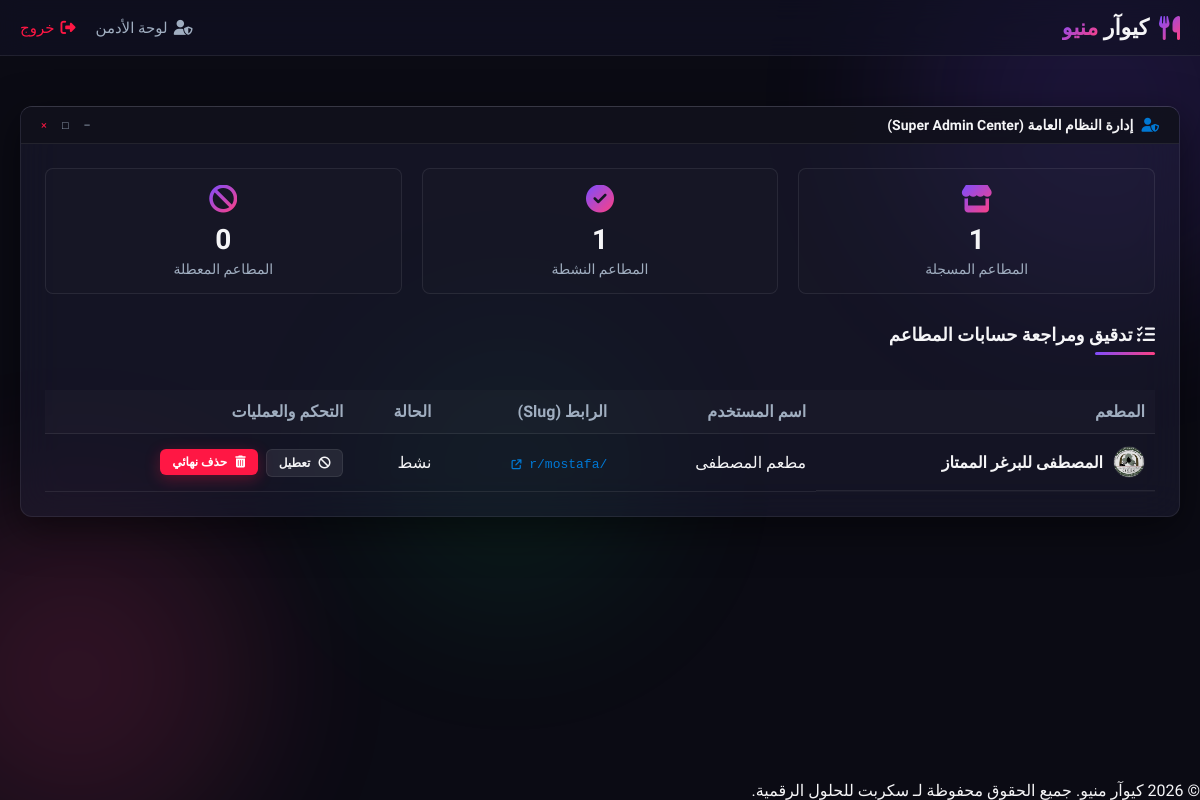
Page /admin (signed in) on the earlier database version.
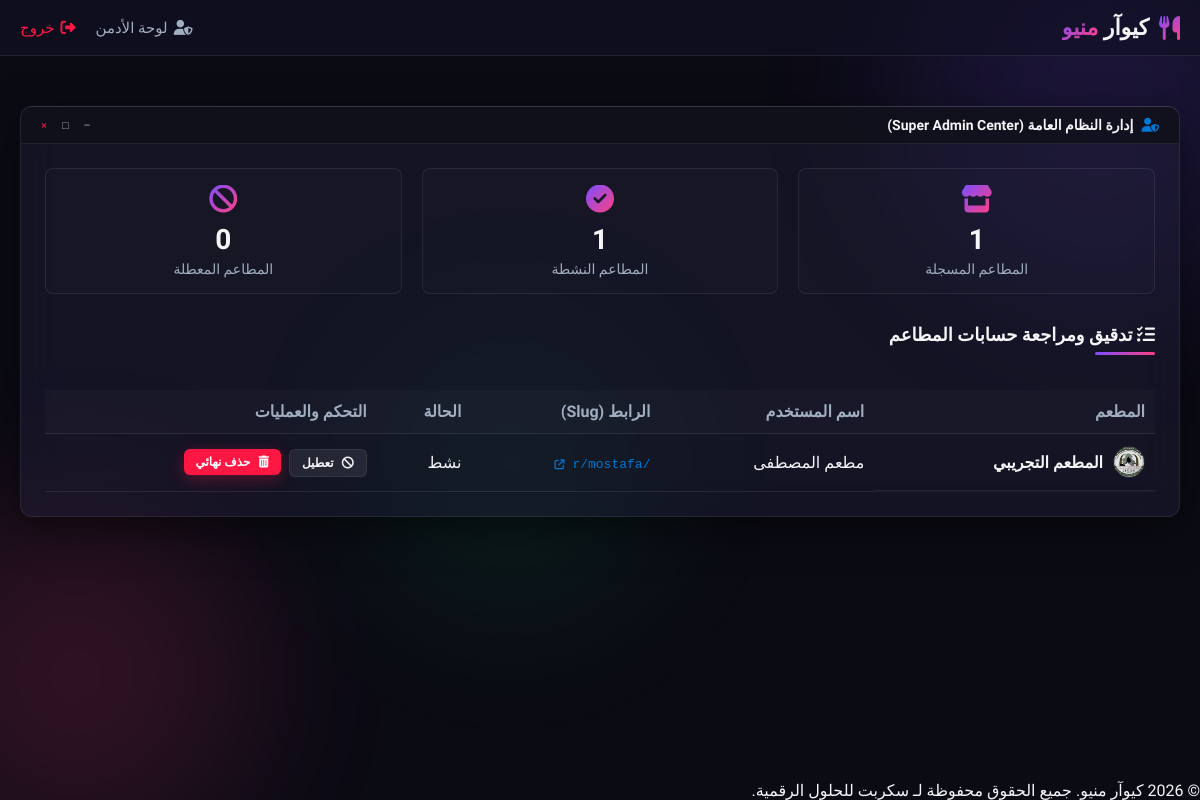
Same page on the later database version.
### tables this page shows
CREATE TABLE restaurants (
        id INTEGER PRIMARY KEY AUTOINCREMENT,
        user_id INTEGER NOT NULL,
        name TEXT NOT NULL,
        slug TEXT UNIQUE NOT NULL,
        logo TEXT,
        status TEXT NOT NULL DEFAULT 'active', theme_name TEXT NOT NULL DEFAULT 'classic_light', theme_primary_color TEXT DEFAULT '#059669', theme_bg_color TEXT DEFAULT '#f8fafc', theme_surface_color TEXT DEFAULT '#ffffff', theme_text_color TEXT DEFAULT '#1e293b', currency TEXT NOT NULL DEFAULT 'IQD', vat_enabled INTEGER DEFAULT 1, vat_percentage REAL DEFAULT 15.0, -- 'active', 'pending', 'inactive'
        FOREIGN KEY (user_id) REFERENCES users(id) ON DELETE CASCADE
    );

CREATE TABLE users (
        id INTEGER PRIMARY KEY AUTOINCREMENT,
        username TEXT UNIQUE NOT NULL,
        password TEXT NOT NULL,
        role TEXT NOT NULL DEFAULT 'restaurant' -- 'admin' or 'restaurant'
    );

### app.py (the view)
@app.route('/admin')
def admin_dashboard():
    if session.get('role') != 'admin':
        flash("غير مصرح لك بدخول هذه الصفحة.", "error")
        return redirect(url_for('index'))
    restaurants = db.get_all_restaurants()
    return render_template('admin.html', restaurants=restaurants)

### database.py (called while the page is built)
def get_db():
    conn = sqlite3.connect(DB_PATH)
    conn.row_factory = sqlite3.Row
    conn.execute("PRAGMA foreign_keys = ON")
    return conn

def get_all_restaurants():
    conn = get_db()
    cursor = conn.cursor()
    cursor.execute("SELECT r.*, u.username FROM restaurants r JOIN users u ON r.user_id = u.id")
    res = cursor.fetchall()
    conn.close()
    return res

### templates/admin.html (shortened to what the changed rows need)
{% extends 'base.html' %}
{% block content %}
<div class="win11-window" style="margin-top: 20px;">
    <div class="win11-window-body">
                    {% set active_count = namespace(value=0) %}
                    {% for r in restaurants %}
                        {% if r.status == 'active' %}
                            {% set active_count.value = active_count.value + 1 %}
                        {% endif %}
                    {% endfor %}
        <h2 class="section-title" style="font-size: 18px; margin-bottom: 15px;"><i class="fa-solid fa-list-check"></i> تدقيق ومراجعة حسابات المطاعم</h2>
        <div style="overflow-x: auto;">
            <table class="admin-table" style="width: 100%; text-align: right;">
                <thead>
                    <tr style="border-bottom: 1px solid var(--win11-border); color: var(--text-secondary);">
                        <th style="padding: 12px 10px;">المطعم</th>
                        <th style="padding: 12px 10px;">اسم المستخدم</th>
                        <th style="padding: 12px 10px;">الرابط (Slug)</th>
                        <th style="padding: 12px 10px;">الحالة</th>
                        <th style="padding: 12px 10px;">التحكم والعمليات</th>
                    </tr>
                </thead>
                <tbody>
                    {% for r in restaurants %}
                    <tr style="border-bottom: 1px solid rgba(255,255,255,0.03);">
                        <td style="padding: 12px 10px; font-weight: bold; display: flex; align-items: center; gap: 10px;">
                            {% if r.logo %}
                                <img src="{{ url_for('static', filename='uploads/' + r.logo) }}" alt="Logo" style="width: 32px; height: 32px; border-radius: 50%; object-fit: cover; border: 1px solid var(--win11-border);">
                            {% else %}
                                <div style="width: 32px; height: 32px; border-radius: 50%; background: var(--bg-secondary); border: 1px solid var(--win11-border); display: flex; align-items: center; justify-content: center; font-size: 14px;">🍽️</div>
                            {% endif %}
                            {{ r.name }}
                        </td>
                        <td style="padding: 12px 10px;">{{ r.username }}</td>
                        <td style="padding: 12px 10px;">
                            <a href="/r/{{ r.slug }}" target="_blank" style="color: var(--win11-accent); text-decoration: none; font-family: monospace;">
                                /r/{{ r.slug }} <i class="fa-solid fa-arrow-up-right-from-square" style="font-size: 10px;"></i>
                            </a>
                        </td>
                        <td style="padding: 12px 10px;">
                            {% if r.status == 'active' %}
                                <span class="badge-status status-available-badge">نشط</span>
                            {% else %}
                                <span class="badge-status status-billing-badge">معطل</span>
                            {% endif %}
                        </td>
                        <td style="padding: 12px 10px;">
                            <div style="display: flex; gap: 8px;">
                                {% if r.status == 'active' %}
                                    <form action="/admin/toggle-status/{{ r.id }}" method="POST" style="display: inline;">
                                        <button type="submit" class="btn btn-secondary" style="padding: 6px 12px; font-size: 12px; border-radius: 6px;"><i class="fa-solid fa-ban"></i> تعطيل</button>
                                    </form>
                                {% else %}
                                    <form action="/admin/toggle-status/{{ r.id }}" method="POST" style="display: inline;">
                                        <button type="submit" class="btn btn-success" style="padding: 6px 12px; font-size: 12px; border-radius: 6px;"><i class="fa-solid fa-check"></i> تفعيل ورخص</button>
                                    </form>
                                {% endif %}
                                <form action="/admin/delete-restaurant/{{ r.id }}" method="POST" style="display: inline;" onsubmit="return confirm('حذف المطعم سيحذف جميع الوجبات والطلبات والطاولات للأبد ولا يمكن التراجع! هل أنت متأكد؟')">
                                    <button type="submit" class="btn btn-danger" style="padding: 6px 12px; font-size: 12px; border-radius: 6px;"><i class="fa-solid fa-trash-can"></i> حذف نهائي</button>
                                </form>
                            </div>
                        </td>
                    </tr>
                    {% else %}
                    <tr>
                        <td colspan="5" style="text-align: center; color: var(--text-secondary); padding: 30px;">
                            لا توجد مطاعم مسجلة حالياً في النظام.
                        </td>
                    </tr>
                    {% endfor %}
                </tbody>
            </table>
        </div>
    </div>
</div>
{% endblock %}

Differences in the rows shown:
changed restaurants "mostafa": name "المصطفى للبرغر الممتاز" → "المطعم التجريبي"
